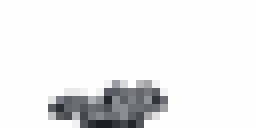
#> input picture gif/pixel-cat_32x16.gif, 32 x 16 px (shown 8 times larger); its folder holds only this picture in this run
$ python prep_gif.py pixel-cat_32x16.gif
#> lines starting #> are read from the running program, lines starting #| are printed output that depends on the picture
"""Turn any GIF into one the panel can actually display, using only Pillow.

This replaces the ffmpeg recipe in instructions.md, which cannot run here --
ffmpeg is not installed, and the `convert` on PATH is Windows' filesystem
converter, not ImageMagick. Everything below is the Pillow equivalent of
`fps=N,scale=W:H:flags=lanczos,palettegen,paletteuse=dither=none`.

Three things matter more than the resampling filter, and none are in the
original recipe:

1. Source frames are usually partial deltas. Decimating before compositing
   shreds the animation, so every frame is decoded fully composited first.
2. A per-frame adaptive palette makes static pixels shimmer between frames,
   which is very visible on LEDs. One global palette shared by all frames
   fixes it, and shrinks the file by dropping the local colour tables.
3. On a 2:1 panel a square source has no good aspect answer. `fit` letterboxes
   it into the middle 16x16 and wastes half the panel; the default here crops a
   band centred on wherever the animation actually is.

Usage
    py prep_gif.py pacman.gif                        # -> pacman_32x16.gif
    py prep_gif.py in.gif -o out.gif --fps 10 --colors 32
    py prep_gif.py in.gif --mode crop --preview sheet.png
"""

from __future__ import annotations

import argparse
import io
import sys
from pathlib import Path
from typing import List, Optional, Sequence, Tuple

import numpy as np
from PIL import Image

try:  # allow both `py prep_gif.py` and `from gif import prep_gif`
    from ipixel import HEIGHT, ONE_WINDOW_MAX, WIDTH
except ImportError:  # pragma: no cover
    WIDTH, HEIGHT, ONE_WINDOW_MAX = 32, 16, 12 * 1024

QUANT_METHODS = {
    "fastoctree": Image.Quantize.FASTOCTREE,
    "mediancut": Image.Quantize.MEDIANCUT,
    "maxcoverage": Image.Quantize.MAXCOVERAGE,
}


# ------------------------------------------------------------------
# Decode / retime
# ------------------------------------------------------------------


def decode_frames(src) -> Tuple[List[Image.Image], List[int], int]:
    """Every frame, fully composited, as RGB.

    Pillow's sequential seek() applies each frame's disposal method and pastes
    the delta onto the running canvas, so this must not be combined with
    skipping frames.
    """
    im = Image.open(src)
    frames, durations = [], []
    for i in range(getattr(im, "n_frames", 1)):
        im.seek(i)
        rgb = im.convert("RGB")
        # A P-mode source drags info['transparency'] into the RGB copy as a
        # tuple, which later blows up GifImagePlugin's local header writer.
        rgb.info.pop("transparency", None)
        rgb.info.pop("background", None)
        frames.append(rgb)
        durations.append(int(im.info.get("duration") or 100))
    return frames, durations, int(im.info.get("loop", 0) or 0)


def resample_timeline(durations: Sequence[int], fps: float) -> Tuple[List[int], List[int]]:
    """Resample on the wall clock, then merge runs.

    Sampling by timestamp rather than by frame index is what keeps a source with
    uneven delays honest. Merging consecutive picks of the same source frame
    collapses a hold back into one long frame instead of several duplicates, so
    both the frame count and the total runtime stay right.
    """
    if fps <= 0:
        raise ValueError(f"fps must be positive, got {fps}")
    step = max(10, int(round(1000.0 / fps / 10.0)) * 10)  # GIF delays are 10ms units
    starts = np.cumsum([0] + list(durations[:-1]))
    total = int(sum(durations))
    if total <= 0:
        return [0], [step]

    picks: List[int] = []
    t = 0
    while t < total:
        picks.append(int(np.searchsorted(starts, t, side="right") - 1))
        t += step

    out_idx: List[int] = []
    out_dur: List[int] = []
    for j in picks:
        if out_idx and out_idx[-1] == j:
            out_dur[-1] += step
        else:
            out_idx.append(j)
            out_dur.append(step)

    # The last sample always claims a whole step, which can run the animation
    # past the source's own length. Give the overshoot back so the loop keeps
    # the original wall-clock.
    overshoot = t - total
    if overshoot > 0:
        out_dur[-1] = max(10, ((out_dur[-1] - overshoot) // 10) * 10)
    return out_idx, out_dur


# ------------------------------------------------------------------
# Geometry
# ------------------------------------------------------------------


def content_rows(frames: Sequence[Image.Image], threshold: int = 8) -> Tuple[int, int]:
    """Rows that are ever non-black across the whole animation."""
    mask = None
    for f in frames:
        row = (np.asarray(f).max(axis=2) > threshold).any(axis=1)
        mask = row if mask is None else (mask | row)
    ys = np.nonzero(mask)[0]
    if not len(ys):
        return 0, frames[0].height
    return int(ys[0]), int(ys[-1]) + 1


def fit_frame(img, w, h, mode, band_px, band_cy, resample=Image.LANCZOS):
    if mode == "fit":
        s = min(w / img.width, h / img.height)
        nw, nh = max(1, round(img.width * s)), max(1, round(img.height * s))
        canvas = Image.new("RGB", (w, h), (0, 0, 0))
        canvas.paste(img.resize((nw, nh), resample), ((w - nw) // 2, (h - nh) // 2))
        return canvas
    if mode == "crop":
        s = max(w / img.width, h / img.height)
        nw, nh = max(w, round(img.width * s)), max(h, round(img.height * s))
        r = img.resize((nw, nh), resample)
        left, top = (nw - w) // 2, (nh - h) // 2
        return r.crop((left, top, left + w, top + h))
    if mode == "band":
        bh = max(1, min(img.height, int(band_px)))
        y0 = max(0, min(img.height - bh, int(round(band_cy - bh / 2.0))))
        return img.crop((0, y0, img.width, y0 + bh)).resize((w, h), resample)
    if mode == "stretch":
        return img.resize((w, h), resample)
    raise ValueError(f"unknown mode {mode!r}")


# ------------------------------------------------------------------
# Palette
# ------------------------------------------------------------------


def global_palette(frames: Sequence[Image.Image], colors: int, quant: str) -> List[int]:
    """One palette for the whole animation, with pure black pinned to index 0.

    Black at index 0 matters: it becomes the GIF background index, so the LEDs
    behind it are genuinely off rather than showing the nearest dark colour.
    """
    pixels = np.concatenate([np.asarray(f).reshape(-1, 3) for f in frames])
    strip = Image.fromarray(pixels.reshape(-1, 1, 3).astype(np.uint8))
    quantized = strip.quantize(colors=colors, method=QUANT_METHODS[quant], dither=Image.Dither.NONE)

    flat = list(quantized.getpalette())[: colors * 3]
    triples = [tuple(flat[i : i + 3]) for i in range(0, len(flat), 3)]

    # A GIF colour table must have a power-of-two entry count. Pad to the next
    # power of two only -- padding to 256 writes a 768-byte table we don't need.
    entries = max(2, 1 << (max(1, colors - 1)).bit_length())

    if (0, 0, 0) in triples:
        k = triples.index((0, 0, 0))
        triples[0], triples[k] = triples[k], triples[0]
    elif len(triples) < entries:
        triples = [(0, 0, 0)] + triples  # free slot in the padding, drop nothing
    else:
        triples = [(0, 0, 0)] + triples[:-1]

    flat = [c for t in triples for c in t]
    return flat + [0] * (entries * 3 - len(flat))


# ------------------------------------------------------------------
# Pipeline
# ------------------------------------------------------------------


def prep_gif(
    src,
    dst=None,
    *,
    width: int = WIDTH,
    height: int = HEIGHT,
    fps: float = 12.5,
    colors: int = 64,
    mode: str = "band",
    band_scale: float = 1.5,
    quant: str = "fastoctree",
    palette_mode: str = "global",
    black_floor: int = 6,
    trim_blank_ms: Optional[int] = 200,
    resample=Image.LANCZOS,
) -> dict:
    """Downscale a GIF to a panel-ready GIF. Returns a report dict."""
    if not 2 <= colors <= 256:
        raise ValueError(f"colors must be between 2 and 256, got {colors}")
    frames, durations, loop = decode_frames(src)
    picks, out_durations = resample_timeline(durations, fps)

    y0, y1 = content_rows(frames)
    band_cy = (y0 + y1) / 2.0
    band_px = max(height, min(frames[0].height, int(round((y1 - y0) * band_scale))))

    small: List[Image.Image] = []
    for j in picks:
        im = fit_frame(frames[j], width, height, mode, band_px, band_cy, resample)
        arr = np.asarray(im).copy()
        if black_floor:
            # Resampling bleeds a little light into pixels that should be off.
            # On an LED panel that reads as grey haze, so floor it to true black.
            arr[arr < black_floor] = 0
        small.append(Image.fromarray(arr))

    if trim_blank_ms is not None and len(small) > 2:
        small, out_durations = _trim_blank_ends(small, out_durations, trim_blank_ms)

    save_kwargs = {}
    if palette_mode == "global":
        palette = global_palette(small, colors, quant)
        palette_img = Image.new("P", (1, 1))
        palette_img.putpalette(palette)
        pframes = [f.quantize(palette=palette_img, dither=Image.Dither.NONE) for f in small]
        # One global colour table, no per-frame local tables: smaller, and static
        # pixels cannot shift colour between frames.
        save_kwargs["palette"] = bytes(palette)
    elif palette_mode == "per-frame":
        # What the vendor library emits. Bigger and prone to shimmer, but it is
        # the shape a picky firmware decoder is most likely to have been tested
        # against, so it is worth having as a fallback.
        pframes = [
            f.convert("P", palette=Image.Palette.ADAPTIVE, colors=colors, dither=Image.Dither.NONE)
            for f in small
        ]
    else:
        raise ValueError(f"unknown palette_mode {palette_mode!r}")

    for f in pframes:
        f.info.pop("transparency", None)

    buf = io.BytesIO()
    pframes[0].save(
        buf,
        format="GIF",
        save_all=True,
        append_images=pframes[1:],
        duration=out_durations,
        loop=loop,
        disposal=2,  # full frames; simplest thing for a small firmware decoder
        optimize=False,
        background=0,
        **save_kwargs,
    )
    data = buf.getvalue()
    if dst:
        Path(dst).write_bytes(data)

    # Pillow can merge identical adjacent frames on save, so read the file back
    # and report what it actually contains. Frames and durations must come from
    # the same place: play_frames zips them, and a mismatch silently truncates
    # the animation.
    written = Image.open(io.BytesIO(data))
    written_durations: List[int] = []
    written_frames: List[Image.Image] = []
    for i in range(getattr(written, "n_frames", 1)):
        written.seek(i)
        written_durations.append(int(written.info.get("duration") or 0))
        written_frames.append(written.convert("RGB"))

    # Error metrics compare the pre-save pair, which is aligned by construction.
    ref = np.stack([np.asarray(f).astype(np.int16) for f in small])
    got = np.stack([np.asarray(f.convert("RGB")).astype(np.int16) for f in pframes])
    visible = (ref * [0.299, 0.587, 0.114]).sum(3) > 16

    return {
        "data": data,
        "bytes": len(data),
        "frames": len(written_durations),
        "duration_ms": int(sum(written_durations)),
        "avg_ms": int(round(sum(written_durations) / max(1, len(written_durations)))),
        "durations": written_durations,
        "colors": colors,
        "mode": mode,
        "palette_mode": palette_mode,
        "band_px": band_px,
        "content_rows": (y0, y1),
        "loop": loop,
        "mean_err": float(np.abs(got - ref).mean()),
        "visible_err": float(np.abs(got - ref)[visible].mean()) if visible.any() else 0.0,
        "rgb_frames": written_frames,  # aligned with "durations" above
    }


def _trim_blank_ends(frames, durations, cap_ms):
    """Cap time spent on all-black lead-in / lead-out frames."""
    blank = [bool(np.asarray(f).max() == 0) for f in frames]
    lo, hi = 0, len(frames) - 1
    while hi - lo > 1 and blank[lo] and blank[lo + 1]:
        durations[lo + 1] += durations[lo]
        lo += 1
    if blank[lo]:
        durations[lo] = min(durations[lo], cap_ms)
    while hi - lo > 1 and blank[hi] and blank[hi - 1]:
        durations[hi - 1] += durations[hi]
        hi -= 1
    if blank[hi]:
        durations[hi] = min(durations[hi], cap_ms)
    return frames[lo : hi + 1], durations[lo : hi + 1]


# ------------------------------------------------------------------
# Preview
# ------------------------------------------------------------------


def write_preview(report: dict, path, scale: int = 10, per_row: int = 8) -> None:
    """Contact sheet of every frame, nearest-neighbour upscaled."""
    frames = report["rgb_frames"]
    w, h = frames[0].size
    cw, ch = w * scale + 6, h * scale + 6
    rows = (len(frames) + per_row - 1) // per_row
    sheet = Image.new("RGB", (per_row * cw, rows * ch), (24, 24, 28))
    for i, f in enumerate(frames):
        big = f.resize((w * scale, h * scale), Image.NEAREST)
        sheet.paste(big, ((i % per_row) * cw + 3, (i // per_row) * ch + 3))
    sheet.save(path)


# ------------------------------------------------------------------
# CLI
# ------------------------------------------------------------------


def positive_float(value: str) -> float:
    f = float(value)
    if f <= 0:
        raise argparse.ArgumentTypeError(f"must be greater than 0, got {value}")
    return f


def colour_count(value: str) -> int:
    n = int(value)
    if not 2 <= n <= 256:
        raise argparse.ArgumentTypeError(f"must be between 2 and 256, got {value}")
    return n


def main(argv=None) -> int:
    p = argparse.ArgumentParser(
        description="Prepare a GIF for the 32x16 iPixel LED panel (no ffmpeg required).",
        formatter_class=argparse.ArgumentDefaultsHelpFormatter,
    )
    p.add_argument("source", type=Path, help="input GIF")
    p.add_argument("-o", "--output", type=Path, help="output GIF (default: <name>_32x16.gif)")
    p.add_argument("--width", type=int, default=WIDTH)
    p.add_argument("--height", type=int, default=HEIGHT)
    p.add_argument("--fps", type=positive_float, default=12.5, help="target frame rate")
    p.add_argument("--colors", type=colour_count, default=64,
                   help="size of the shared palette (2-256)")
    p.add_argument(
        "--mode",
        choices=["band", "crop", "fit", "stretch"],
        default="band",
        help="band = crop a band centred on the animation; crop = centre crop; "
        "fit = letterbox the whole frame",
    )
    p.add_argument("--band-scale", type=float, default=1.5, help="band height / content height")
    p.add_argument("--quant", choices=sorted(QUANT_METHODS), default="fastoctree")
    p.add_argument(
        "--palette",
        choices=["global", "per-frame"],
        default="global",
        help="global = one shared colour table (smaller, no shimmer); per-frame = "
        "what the vendor library emits, try it if the panel renders nothing",
    )
    p.add_argument("--preview", type=Path, help="also write a contact sheet PNG")
    p.add_argument(
        "--max-bytes",
        type=int,
        default=ONE_WINDOW_MAX,
        help="warn above this; the default keeps the upload to a single 12KB window",
    )
    args = p.parse_args(argv)

    if not args.source.exists():
        print(f"error: no such file: {args.source}", file=sys.stderr)
        return 1

    out = args.output or args.source.with_name(f"{args.source.stem}_{args.width}x{args.height}.gif")
    report = prep_gif(
        args.source,
        out,
        width=args.width,
        height=args.height,
        fps=args.fps,
        colors=args.colors,
        mode=args.mode,
        band_scale=args.band_scale,
        quant=args.quant,
        palette_mode=args.palette,
    )
#> in decode_frames, im is the input picture: PIL image 32x16 P; mean R, G, B 236, 236.4, 236.8
#> the loop in decode_frames, `for i in range(getattr(im, "n_frames", 1)):` made 19 passes
#> pass 2, in decode_frames, `rgb = im.convert("RGB")`:
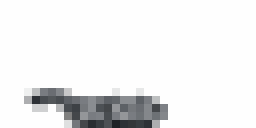
#> rgb: PIL image 32x16 RGB (shown 8 times larger); mean R, G, B 236.4, 236.8, 237.3
#> pass 3, in decode_frames, `rgb = im.convert("RGB")`:
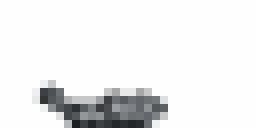
#> rgb: PIL image 32x16 RGB (shown 8 times larger); mean R, G, B 236, 236.3, 236.7
#> after the loop in decode_frames, `for i in range(getattr(im, "n_frames", 1)):`:
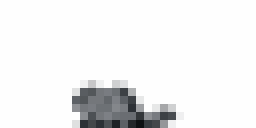
#> im: PIL image 32x16 RGB (shown 8 times larger); mean R, G, B 238.6, 238.9, 239.3
#> after the loop in decode_frames, `for i in range(getattr(im, "n_frames", 1)):`: durations = [80, 80, 80, 80, 80, 80, 80, 80, 80, 80, 80, 80, 80, 80, 80, 80, 80, 80, 30]; frames = 19 items; rgb.info = 3 items
#> in prep_gif, `frames, durations, loop = decode_frames(src)`: frames = 19 items; loop = 0
#> in resample_timeline, `starts = np.cumsum([0] + list(durations[:-1]))`: starts = 19 values from 0 to 1440
#> in resample_timeline, `total = int(sum(durations))`: total = 1470
#> the loop in resample_timeline, `while t < total:` made 19 passes
#> t on passes 1 to 12: 80, 160, 240, 320, 400, 480, 560, 640, 720, 800, 880, 960
#> after the loop in resample_timeline, `while t < total:`: picks = [0, 1, 2, 3, 4, 5, 6, 7, 8, 9, 10, 11, 12, 13, 14, 15, 16, 17, 18]; t = 1520
#> the loop in resample_timeline, `for j in picks:` made 19 passes
#> after the loop in resample_timeline, `for j in picks:`: out_dur = [80, 80, 80, 80, 80, 80, 80, 80, 80, 80, 80, 80, 80, 80, 80, 80, 80, 80, 80]; out_idx has the same summary as picks
#> in resample_timeline, `overshoot = t - total`: overshoot = 50
#> in prep_gif, `picks, out_durations = resample_timeline(durations, fps)`: out_durations has the same summary as durations in decode_frames
#> the loop in content_rows, `for f in frames:` made 19 passes
#> in content_rows, `ys = np.nonzero(mask)[0]`: ys = [0, 1, 2, 3, 4, 5, 6, 7, 8, 9, 10, 11, 12, 13, 14, 15]
#> in prep_gif, `y0, y1 = content_rows(frames)`: y0 = 0; y1 = 16
#> in prep_gif, `band_cy = (y0 + y1) / 2.0`: band_cy = 8
#> in prep_gif, `band_px = max(height, min(frames[0].height, int(round((y1 - y0) * band..`: band_px = 16
#> the loop in prep_gif, `for j in picks:` made 19 passes
#> after the loop in prep_gif, `for j in picks:`: small = 19 items
#> in _trim_blank_ends, `blank = [bool(np.asarray(f).max() == 0) for f in frames]`: blank = [False, False, False, False, False, False, False, False, False, False, False, False, False, False, False, False, False, False, False]
#> in _trim_blank_ends, `lo, hi = 0, len(frames) - 1`: lo = 0; hi = 18
#> after the loop in _trim_blank_ends, `while hi - lo > 1 and blank[lo] and blank[lo + 1]:`: lo = 0
#> after the loop in _trim_blank_ends, `while hi - lo > 1 and blank[hi] and blank[hi - 1]:`: hi = 18
#> in global_palette, `flat = list(quantized.getpalette())[: colors * 3]`: flat = 192 values, max 254 at index 0, min 0 at index 144, mean 96.16
#> in global_palette, `triples = [tuple(flat[i : i + 3]) for i in range(0, len(flat), 3)]`: triples = 64 items, first 6: (254, 254, 254), (109, 113, 117), (83, 87, 90), (93, 97, 102), (106, 109, 114), (132, 135, 139)
#> in global_palette, `k = triples.index((0, 0, 0))`: k = 48
#> in global_palette, `flat = [c for t in triples for c in t]`: flat = 192 values, max 254 at index 144, min 0 at index 0, mean 96.16
#> in prep_gif, `palette = global_palette(small, colors, quant)`: palette has the same summary as flat in global_palette
#> in prep_gif, `pframes = [f.quantize(palette=palette_img, dither=Image.Dither.NONE) f..`: pframes = 19 items
#> the loop in prep_gif, `for f in pframes:` made 19 passes
#> after the loop in prep_gif, `for f in pframes:`: f.info = 0 items
#> after the loop in prep_gif, `for i in range(getattr(written, "n_frames", 1)):`: written_durations has the same summary as durations in decode_frames; written_frames = 19 items
#> report = 15 items

    print(f"{args.source}  ->  {out}")
    print(f"  {args.width}x{args.height}, {report['frames']} frames, "
          f"{report['duration_ms']} ms, {report['avg_ms']} ms/frame avg, loop={report['loop']}")
#|   32x16, 19 frames, 1470 ms, 77 ms/frame avg, loop=0
    print(f"  {report['colors']} colours, {report['palette_mode']} palette, mode={report['mode']} "
          f"(content rows {report['content_rows'][0]}-{report['content_rows'][1]}, "
          f"band {report['band_px']}px)")
#|   64 colours, global palette, mode=band (content rows 0-16, band 16px)
    print(f"  quantisation error {report['visible_err']:.2f}/255 on lit pixels")
#|   quantisation error 0.03/255 on lit pixels
    print(f"  {report['bytes']} bytes", end="")
#|   2868 bytes
    if report["bytes"] <= args.max_bytes:
        print(f"  (fits one BLE window, limit {args.max_bytes})")
    else:
        windows = -(-report["bytes"] // (12 * 1024))
        print(f"  -- OVER the {args.max_bytes} byte single-window budget, needs {windows} windows.")
        print("     Lower --fps or --colors to get back under it; multi-window transfers are")
        print("     slower and have more ways to fail mid-upload.")

    if args.preview:
        write_preview(report, args.preview)
        print(f"  preview: {args.preview}")
    return 0


if __name__ == "__main__":
    raise SystemExit(main())
#> (the program exits here)
